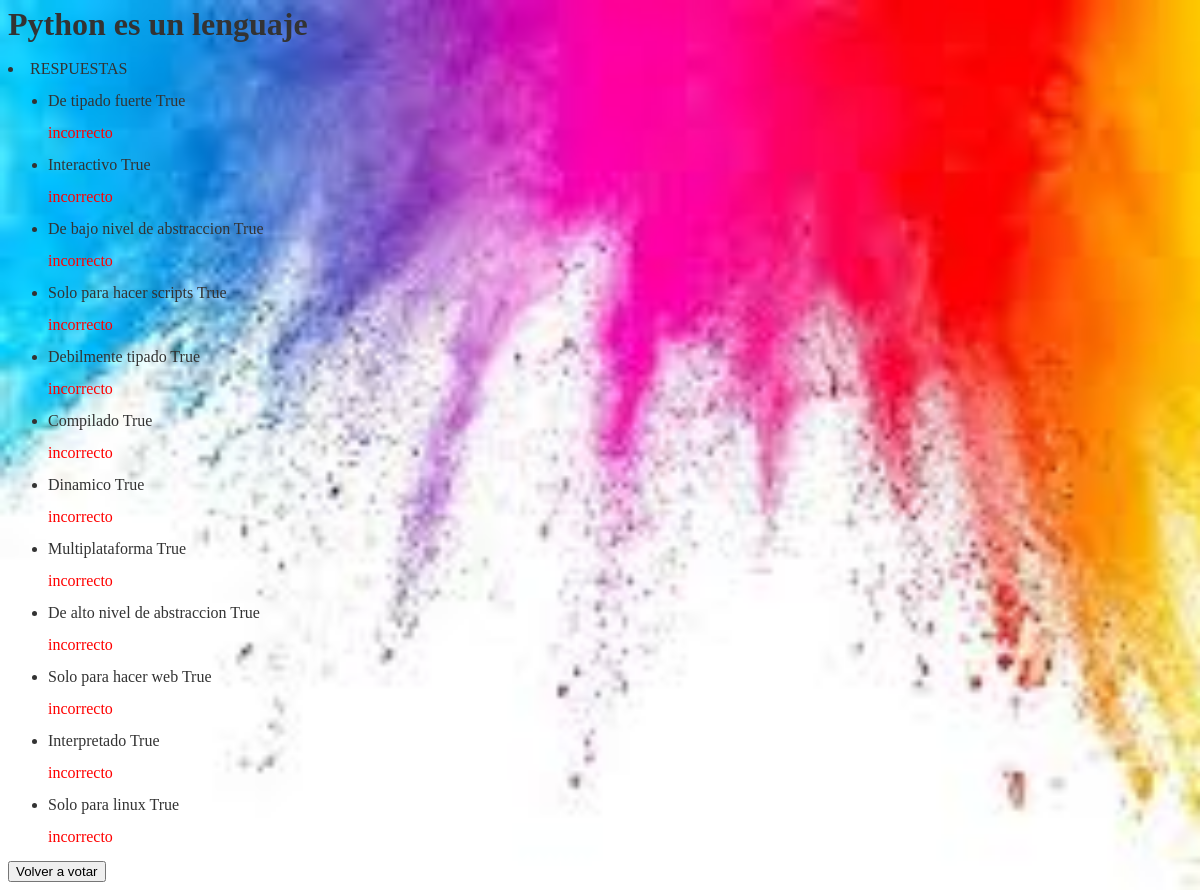
The page /polls/2/corregir/ on the database its author committed.
### polls/models.py (models this page shows, shortened)
class Question(models.Model):
    question_text = models.CharField(max_length=100)
    pub_date = models.DateTimeField('fecha de publicacion')

class Choice(models.Model):
    question = models.ForeignKey(Question, on_delete=models.CASCADE)
    choice_text = models.CharField(max_length=100)
    correcto = models.BooleanField(default=False)
    def __str__(self):
        return self.choice_text

### polls/views.py (the view)
# urls.py: path('<int:question_id>/corregir/', views.corregir, name='corregir'),
def corregir(request, question_id):
	question = get_object_or_404(Question, pk=question_id)
	opciones = question.choice_set.all()
	elegidas= question.choice_set.filter(pk__in=request.POST.getlist('choice'))
	c={}
	for opcion in opciones:
		if opcion.correcto :
			c[opcion]= opcion in elegidas
		else:
			c[opcion] = opcion not in elegidas
	return render(request,'polls/results.html',{'question': question, 'c': c})

### polls/templates/polls/results.html
{% load static %}
<h1>{{ question.question_text }}</h1>
<li>RESPUESTAS</li>
<link rel="stylesheet" type="text/css" href="{% static 'polls/style.css' %}">
<ul>
{% for opcion,resultado in c.items %}
	<li>{{ opcion }} {{resultado}} {% if opcion.correcto %}
<p style="color:green"> correcto </p>
		{%else%}
<p style="color:red"> incorrecto </p>
        {%endif%}
    </li>
{% endfor %}
</ul>
<a href="{% url 'polls:detail' question.id %}"><input type="submit" value="Volver a votar"></a>

### rows shown on the page
Question: question_text "Python es un lenguaje"
Choice: choice_text "De tipado fuerte", resultado "True", correcto "incorrecto"
Choice: choice_text "Interactivo", resultado "True", correcto "incorrecto"
Choice: choice_text "De bajo nivel de abstraccion", resultado "True", correcto "incorrecto"
Choice: choice_text "Solo para hacer scripts", resultado "True", correcto "incorrecto"
Choice: choice_text "Debilmente tipado", resultado "True", correcto "incorrecto"
Choice: choice_text "Compilado", resultado "True", correcto "incorrecto"
Choice: choice_text "Dinamico", resultado "True", correcto "incorrecto"
Choice: choice_text "Multiplataforma", resultado "True", correcto "incorrecto"
Choice: choice_text "De alto nivel de abstraccion", resultado "True", correcto "incorrecto"
Choice: choice_text "Solo para hacer web", resultado "True", correcto "incorrecto"
Choice: choice_text "Interpretado", resultado "True", correcto "incorrecto"
Choice: choice_text "Solo para linux", resultado "True", correcto "incorrecto"
